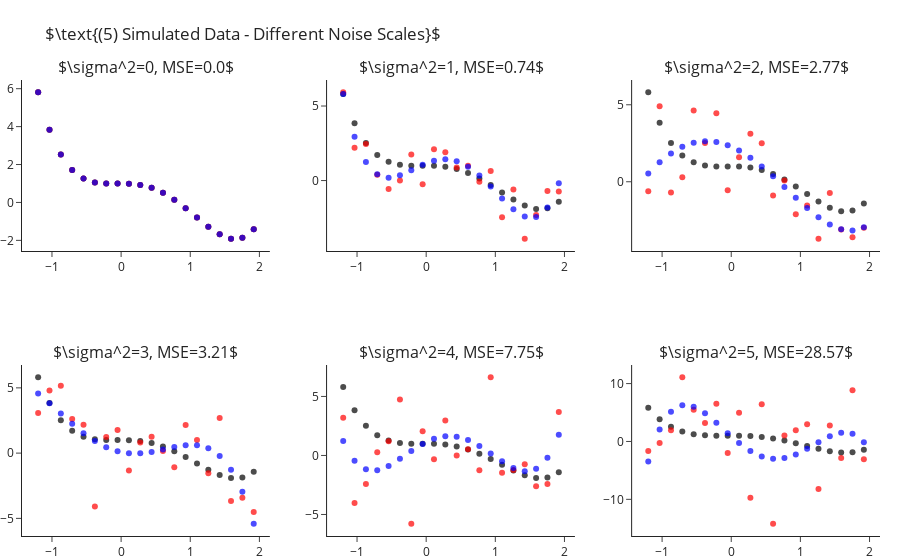

Notebook source saved alongside this figure:
### Markdown cell above
How is it that we are able to fit "better" models for $k$s larger than the true one? As we increase $k$ we enable the model
more "degrees of freedom" to try and adapt itself to the observed data. The higher $k$ the more the learner will "go after
the noise" and miss the real signal of the data. In other words, what we have just observed is what is known as **overfitting**.

Later in the course we will learn methods for detection and avoidance of overfitting.


## Fitting Polynomial Over Different Sample Noise Levels

Next, let us set $k=4$ (the true values) and study the outputted models when training over different noise levels. Though
we will only be changing the scale of the noise (i.e. the variance, $\sigma^2$), changing other properties such as its
distribution is interesting too. As we would expect, as we increase the scale of the noise our error increases. We can
observe this also in a visual manner, where the fitted polynomial (in blue) less and less resembles the actual model (in black).

### Code cell
scales = range(6)
fig = make_subplots(2, 3, subplot_titles=list(map(str, scales)))
for i, s in enumerate(scales):
    r,c = i//3+1, i%3+1
    
    y = y_ + np.random.normal(scale=s, size=len(y_))
    y_hat = make_pipeline(PolynomialFeatures(4), LinearRegression(fit_intercept=False)).fit(X, y).predict(X)

    fig.add_traces([go.Scatter(x=x, y=y_, mode="markers", name="Real Points",  marker=dict(color="black", opacity=.7), showlegend=False),
                    go.Scatter(x=x, y=y, mode="markers", name="Observed Points",  marker=dict(color="red", opacity=.7), showlegend=False),
                    go.Scatter(x=x, y=y_hat, mode="markers", name="Predicted Points",  marker=dict(color="blue", opacity=.7), showlegend=False)], rows=r, cols=c)
    fig["layout"]["annotations"][i]["text"] = rf"$\sigma^2={{0}}, MSE={{1}}$".format(s, round(np.mean((y-y_hat)**2), 2))

fig.update_layout(title=r"$\text{(5) Simulated Data - Different Noise Scales}$", margin=dict(t=80)).show()

### Figure 1 — Plotly figure (JSON) as saved in the notebook; plotly's stock layout.template omitted (floating-point values rounded to 4 significant figures)
{"data": [{"marker": {"color": "black", "opacity": 0.7}, "mode": "markers", "name": "Real Points", "showlegend": false, "x": [-1.2, -1.036, -0.8718, -0.7077, -0.5436, -0.3795, -0.2154, -0.05128, 0.1128, 0.2769, 0.441, 0.6051, 0.7692, 0.9333, 1.097, 1.262, 1.426, 1.59, 1.754, 1.918], "y": [5.81, 3.838, 2.523, 1.709, 1.261, 1.058, 0.9989, 0.999, 0.9909, 0.9251, 0.769, 0.5078, 0.1439, -0.3028, -0.7951, -1.278, -1.68, -1.912, -1.866, -1.418], "type": "scatter", "xaxis": "x", "yaxis": "y"}, {"marker": {"color": "red", "opacity": 0.7}, "mode": "markers", "name": "Observed Points", "showlegend": false, "x": [-1.2, -1.036, -0.8718, -0.7077, -0.5436, -0.3795, -0.2154, -0.05128, 0.1128, 0.2769, 0.441, 0.6051, 0.7692, 0.9333, 1.097, 1.262, 1.426, 1.59, 1.754, 1.918], "y": [5.81, 3.838, 2.523, 1.709, 1.261, 1.058, 0.9989, 0.999, 0.9909, 0.9251, 0.769, 0.5078, 0.1439, -0.3028, -0.7951, -1.278, -1.68, -1.912, -1.866, -1.418], "type": "scatter", "xaxis": "x", "yaxis": "y"}, {"marker": {"color": "blue", "opacity": 0.7}, "mode": "markers", "name": "Predicted Points", "showlegend": false, "x": [-1.2, -1.036, -0.8718, -0.7077, -0.5436, -0.3795, -0.2154, -0.05128, 0.1128, 0.2769, 0.441, 0.6051, 0.7692, 0.9333, 1.097, 1.262, 1.426, 1.59, 1.754, 1.918], "y": [5.81, 3.838, 2.523, 1.709, 1.261, 1.058, 0.9989, 0.999, 0.9909, 0.9251, 0.769, 0.5078, 0.1439, -0.3028, -0.7951, -1.278, -1.68, -1.912, -1.866, -1.418], "type": "scatter", "xaxis": "x", "yaxis": "y"}, {"marker": {"color": "black", "opacity": 0.7}, "mode": "markers", "name": "Real Points", "showlegend": false, "x": [-1.2, -1.036, -0.8718, -0.7077, -0.5436, -0.3795, -0.2154, -0.05128, 0.1128, 0.2769, 0.441, 0.6051, 0.7692, 0.9333, 1.097, 1.262, 1.426, 1.59, 1.754, 1.918], "y": [5.81, 3.838, 2.523, 1.709, 1.261, 1.058, 0.9989, 0.999, 0.9909, 0.9251, 0.769, 0.5078, 0.1439, -0.3028, -0.7951, -1.278, -1.68, -1.912, -1.866, -1.418], "type": "scatter", "xaxis": "x2", "yaxis": "y2"}, {"marker": {"color": "red", "opacity": 0.7}, "mode": "markers", "name": "Observed Points", "showlegend": false, "x": [-1.2, -1.036, -0.8718, -0.7077, -0.5436, -0.3795, -0.2154, -0.05128, 0.1128, 0.2769, 0.441, 0.6051, 0.7692, 0.9333, 1.097, 1.262, 1.426, 1.59, 1.754, 1.918], "y": [5.92, 2.198, 2.445, 0.3937, -0.5676, 0.007782, 1.75, -0.2425, 2.094, 1.896, 0.8728, 0.9919, -0.08267, 0.6459, -2.465, -0.6056, -3.901, -2.306, -0.7061, -0.7275], "type": "scatter", "xaxis": "x2", "yaxis": "y2"}, {"marker": {"color": "blue", "opacity": 0.7}, "mode": "markers", "name": "Predicted Points", "showlegend": false, "x": [-1.2, -1.036, -0.8718, -0.7077, -0.5436, -0.3795, -0.2154, -0.05128, 0.1128, 0.2769, 0.441, 0.6051, 0.7692, 0.9333, 1.097, 1.262, 1.426, 1.59, 1.754, 1.918], "y": [5.813, 2.942, 1.243, 0.4149, 0.1933, 0.3487, 0.6882, 1.055, 1.328, 1.423, 1.292, 0.9217, 0.3366, -0.4035, -1.202, -1.928, -2.412, -2.45, -1.801, -0.1891], "type": "scatter", "xaxis": "x2", "yaxis": "y2"}, {"marker": {"color": "black", "opacity": 0.7}, "mode": "markers", "name": "Real Points", "showlegend": false, "x": [-1.2, -1.036, -0.8718, -0.7077, -0.5436, -0.3795, -0.2154, -0.05128, 0.1128, 0.2769, 0.441, 0.6051, 0.7692, 0.9333, 1.097, 1.262, 1.426, 1.59, 1.754, 1.918], "y": [5.81, 3.838, 2.523, 1.709, 1.261, 1.058, 0.9989, 0.999, 0.9909, 0.9251, 0.769, 0.5078, 0.1439, -0.3028, -0.7951, -1.278, -1.68, -1.912, -1.866, -1.418], "type": "scatter", "xaxis": "x3", "yaxis": "y3"}, {"marker": {"color": "red", "opacity": 0.7}, "mode": "markers", "name": "Observed Points", "showlegend": false, "x": [-1.2, -1.036, -0.8718, -0.7077, -0.5436, -0.3795, -0.2154, -0.05128, 0.1128, 0.2769, 0.441, 0.6051, 0.7692, 0.9333, 1.097, 1.262, 1.426, 1.59, 1.754, 1.918], "y": [-0.6134, 4.9, -0.6907, 0.3003, 4.622, 2.518, 4.451, -0.5472, 1.585, 3.126, 2.498, -0.8882, 0.07622, -2.103, -1.542, -3.698, -0.7343, -3.093, -3.601, -2.985], "type": "scatter", "xaxis": "x3", "yaxis": "y3"}, {"marker": {"color": "blue", "opacity": 0.7}, "mode": "markers", "name": "Predicted Points", "showlegend": false, "x": [-1.2, -1.036, -0.8718, -0.7077, -0.5436, -0.3795, -0.2154, -0.05128, 0.1128, 0.2769, 0.441, 0.6051, 0.7692, 0.9333, 1.097, 1.262, 1.426, 1.59, 1.754, 1.918], "y": [0.5339, 1.26, 1.841, 2.267, 2.532, 2.635, 2.579, 2.373, 2.028, 1.562, 0.9946, 0.3523, -0.3353, -1.034, -1.704, -2.302, -2.782, -3.09, -3.17, -2.961], "type": "scatter", "xaxis": "x3", "yaxis": "y3"}, {"marker": {"color": "black", "opacity": 0.7}, "mode": "markers", "name": "Real Points", "showlegend": false, "x": [-1.2, -1.036, -0.8718, -0.7077, -0.5436, -0.3795, -0.2154, -0.05128, 0.1128, 0.2769, 0.441, 0.6051, 0.7692, 0.9333, 1.097, 1.262, 1.426, 1.59, 1.754, 1.918], "y": [5.81, 3.838, 2.523, 1.709, 1.261, 1.058, 0.9989, 0.999, 0.9909, 0.9251, 0.769, 0.5078, 0.1439, -0.3028, -0.7951, -1.278, -1.68, -1.912, -1.866, -1.418], "type": "scatter", "xaxis": "x4", "yaxis": "y4"}, {"marker": {"color": "red", "opacity": 0.7}, "mode": "markers", "name": "Observed Points", "showlegend": false, "x": [-1.2, -1.036, -0.8718, -0.7077, -0.5436, -0.3795, -0.2154, -0.05128, 0.1128, 0.2769, 0.441, 0.6051, 0.7692, 0.9333, 1.097, 1.262, 1.426, 1.59, 1.754, 1.918], "y": [3.075, 4.8, 5.16, 2.606, 2.179, -4.084, 1.233, 1.771, -1.325, 0.811, 1.258, 0.1552, -1.085, 2.155, 0.9966, -1.534, 2.692, -3.668, -3.429, -4.521], "type": "scatter", "xaxis": "x4", "yaxis": "y4"}, {"marker": {"color": "blue", "opacity": 0.7}, "mode": "markers", "name": "Predicted Points", "showlegend": false, "x": [-1.2, -1.036, -0.8718, -0.7077, -0.5436, -0.3795, -0.2154, -0.05128, 0.1128, 0.2769, 0.441, 0.6051, 0.7692, 0.9333, 1.097, 1.262, 1.426, 1.59, 1.754, 1.918], "y": [4.567, 3.828, 3.03, 2.244, 1.527, 0.9217, 0.4576, 0.1491, -0.003386, -0.01344, 0.09111, 0.2683, 0.462, 0.6019, 0.6036, 0.3684, -0.2163, -1.277, -2.956, -5.408], "type": "scatter", "xaxis": "x4", "yaxis": "y4"}, {"marker": {"color": "black", "opacity": 0.7}, "mode": "markers", "name": "Real Points", "showlegend": false, "x": [-1.2, -1.036, -0.8718, -0.7077, -0.5436, -0.3795, -0.2154, -0.05128, 0.1128, 0.2769, 0.441, 0.6051, 0.7692, 0.9333, 1.097, 1.262, 1.426, 1.59, 1.754, 1.918], "y": [5.81, 3.838, 2.523, 1.709, 1.261, 1.058, 0.9989, 0.999, 0.9909, 0.9251, 0.769, 0.5078, 0.1439, -0.3028, -0.7951, -1.278, -1.68, -1.912, -1.866, -1.418], "type": "scatter", "xaxis": "x5", "yaxis": "y5"}, {"marker": {"color": "red", "opacity": 0.7}, "mode": "markers", "name": "Observed Points", "showlegend": false, "x": [-1.2, -1.036, -0.8718, -0.7077, -0.5436, -0.3795, -0.2154, -0.05128, 0.1128, 0.2769, 0.441, 0.6051, 0.7692, 0.9333, 1.097, 1.262, 1.426, 1.59, 1.754, 1.918], "y": [3.196, -4.02, -2.414, 0.2721, 1.199, 4.735, -5.781, 2.049, -0.3134, 2.969, 0.007347, 0.5315, -1.251, 6.622, -1.467, -1.238, -0.7445, -2.616, -2.412, 3.676], "type": "scatter", "xaxis": "x5", "yaxis": "y5"}, {"marker": {"color": "blue", "opacity": 0.7}, "mode": "markers", "name": "Predicted Points", "showlegend": false, "x": [-1.2, -1.036, -0.8718, -0.7077, -0.5436, -0.3795, -0.2154, -0.05128, 0.1128, 0.2769, 0.441, 0.6051, 0.7692, 0.9333, 1.097, 1.262, 1.426, 1.59, 1.754, 1.918], "y": [1.223, -0.4432, -1.177, -1.247, -0.8839, -0.2882, 0.3754, 0.9756, 1.415, 1.631, 1.593, 1.306, 0.808, 0.1715, -0.4974, -1.059, -1.339, -1.13, -0.1901, 1.756], "type": "scatter", "xaxis": "x5", "yaxis": "y5"}, {"marker": {"color": "black", "opacity": 0.7}, "mode": "markers", "name": "Real Points", "showlegend": false, "x": [-1.2, -1.036, -0.8718, -0.7077, -0.5436, -0.3795, -0.2154, -0.05128, 0.1128, 0.2769, 0.441, 0.6051, 0.7692, 0.9333, 1.097, 1.262, 1.426, 1.59, 1.754, 1.918], "y": [5.81, 3.838, 2.523, 1.709, 1.261, 1.058, 0.9989, 0.999, 0.9909, 0.9251, 0.769, 0.5078, 0.1439, -0.3028, -0.7951, -1.278, -1.68, -1.912, -1.866, -1.418], "type": "scatter", "xaxis": "x6", "yaxis": "y6"}, {"marker": {"color": "red", "opacity": 0.7}, "mode": "markers", "name": "Observed Points", "showlegend": false, "x": [-1.2, -1.036, -0.8718, -0.7077, -0.5436, -0.3795, -0.2154, -0.05128, 0.1128, 0.2769, 0.441, 0.6051, 0.7692, 0.9333, 1.097, 1.262, 1.426, 1.59, 1.754, 1.918], "y": [-1.638, -0.2745, 1.95, 11.09, 5.467, 3.198, 6.531, -1.989, 4.946, -9.719, 6.434, -14.21, 1.014, 1.919, 2.957, -8.225, 2.773, -2.874, 8.867, -3.095], "type": "scatter", "xaxis": "x6", "yaxis": "y6"}, {"marker": {"color": "blue", "opacity": 0.7}, "mode": "markers", "name": "Predicted Points", "showlegend": false, "x": [-1.2, -1.036, -0.8718, -0.7077, -0.5436, -0.3795, -0.2154, -0.05128, 0.1128, 0.2769, 0.441, 0.6051, 0.7692, 0.9333, 1.097, 1.262, 1.426, 1.59, 1.754, 1.918], "y": [-3.474, 2.082, 5.124, 6.256, 6.014, 4.868, 3.221, 1.413, -0.2847, -1.667, -2.594, -2.991, -2.852, -2.236, -1.266, -0.1345, 0.9023, 1.521, 1.333, -0.1187], "type": "scatter", "xaxis": "x6", "yaxis": "y6"}], "layout": {"xaxis": {"anchor": "y", "domain": [0.0, 0.2889]}, "yaxis": {"anchor": "x", "domain": [0.625, 1.0]}, "xaxis2": {"anchor": "y2", "domain": [0.3556, 0.6444]}, "yaxis2": {"anchor": "x2", "domain": [0.625, 1.0]}, "xaxis3": {"anchor": "y3", "domain": [0.7111, 1.0]}, "yaxis3": {"anchor": "x3", "domain": [0.625, 1.0]}, "xaxis4": {"anchor": "y4", "domain": [0.0, 0.2889]}, "yaxis4": {"anchor": "x4", "domain": [0.0, 0.375]}, "xaxis5": {"anchor": "y5", "domain": [0.3556, 0.6444]}, "yaxis5": {"anchor": "x5", "domain": [0.0, 0.375]}, "xaxis6": {"anchor": "y6", "domain": [0.7111, 1.0]}, "yaxis6": {"anchor": "x6", "domain": [0.0, 0.375]}, "annotations": [{"font": {"size": 16}, "showarrow": false, "text": "$\\sigma^2=0, MSE=0.0$", "x": 0.1444, "xanchor": "center", "xref": "paper", "y": 1.0, "yanchor": "bottom", "yref": "paper"}, {"font": {"size": 16}, "showarrow": false, "text": "$\\sigma^2=1, MSE=0.74$", "x": 0.5, "xanchor": "center", "xref": "paper", "y": 1.0, "yanchor": "bottom", "yref": "paper"}, {"font": {"size": 16}, "showarrow": false, "text": "$\\sigma^2=2, MSE=2.77$", "x": 0.8556, "xanchor": "center", "xref": "paper", "y": 1.0, "yanchor": "bottom", "yref": "paper"}, {"font": {"size": 16}, "showarrow": false, "text": "$\\sigma^2=3, MSE=3.21$", "x": 0.1444, "xanchor": "center", "xref": "paper", "y": 0.375, "yanchor": "bottom", "yref": "paper"}, {"font": {"size": 16}, "showarrow": false, "text": "$\\sigma^2=4, MSE=7.75$", "x": 0.5, "xanchor": "center", "xref": "paper", "y": 0.375, "yanchor": "bottom", "yref": "paper"}, {"font": {"size": 16}, "showarrow": false, "text": "$\\sigma^2=5, MSE=28.57$", "x": 0.8556, "xanchor": "center", "xref": "paper", "y": 0.375, "yanchor": "bottom", "yref": "paper"}], "margin": {"t": 80}, "title": {"text": "$\\text{(5) Simulated Data - Different Noise Scales}$"}}}
